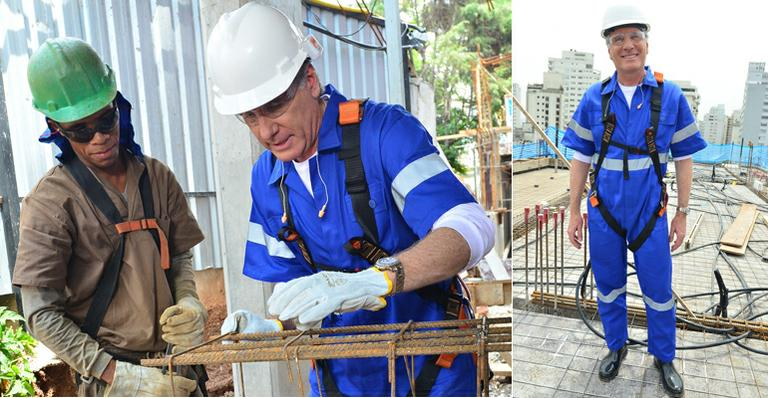
#> input picture analise02.jpg, 768 x 398 px, given in place of the camera
$ python TrocarCorImagem.py
#> lines starting #> are read from the running program, lines starting #| are printed output that depends on the picture; after the words box and inside, x2 and y2 are one past the last pixel; in counts of white or black regions, pixels touching at a corner belong together
import cv2
import numpy as np

camera = cv2.VideoCapture(0)

while True:
    ret, frame = camera.read()
#> frame is the input picture: shape (398, 768, 3); mean B, G, R 158.7, 149.4, 144.6
    frame = cv2.flip(frame, 1)
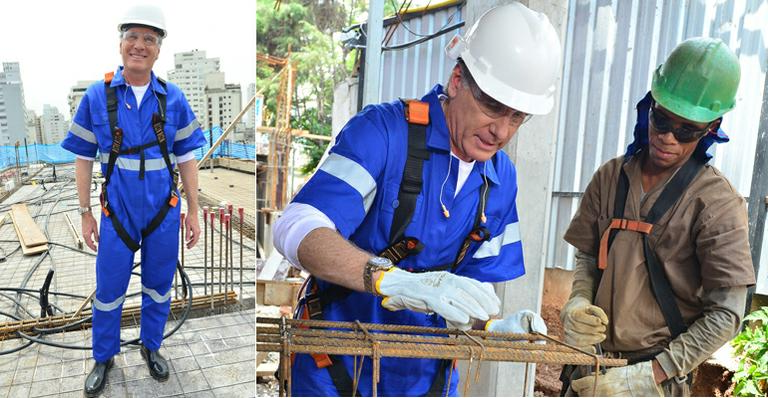
#> frame: shape (398, 768, 3); mean B, G, R 158.7, 149.4, 144.6
    hsv_frame = cv2.cvtColor(frame, cv2.COLOR_BGR2HSV)
#> hsv_frame: shape (398, 768, 3); mean H, S, V 64.3, 72.5, 174.4

    amareloLower = np.array([23, 59, 119])
    amareloUpper = np.array([54, 255, 255])
    mascara = cv2.inRange(hsv_frame, amareloLower, amareloUpper)
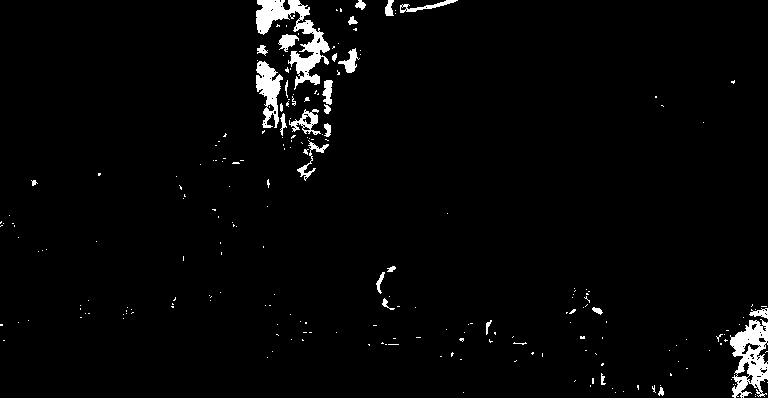
#> mascara: shape (398, 768); 2.6% white; 228 white regions (200 under 20 px), largest, box (x1, y1, x2, y2) and area: (256, 0, 330, 90) 2161, (730, 319, 768, 398) 1724, (256, 61, 283, 128) 950
    res = cv2.bitwise_not(frame, frame, mask=mascara)
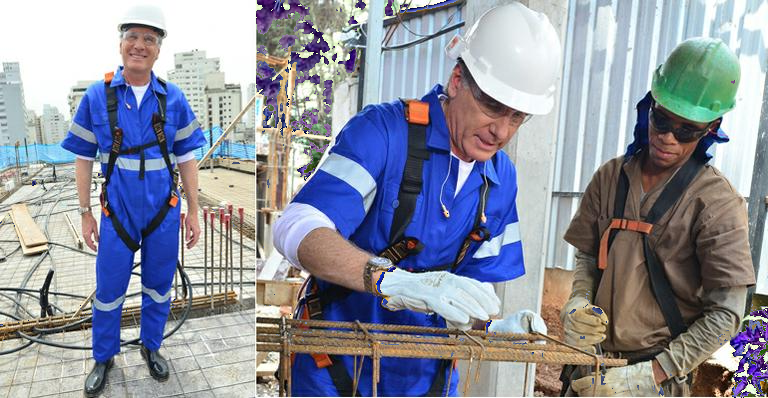
#> res: shape (398, 768, 3); mean B, G, R 159, 146.3, 142.4
    rest = cv2.bitwise_and(frame, frame, mask=mascara)
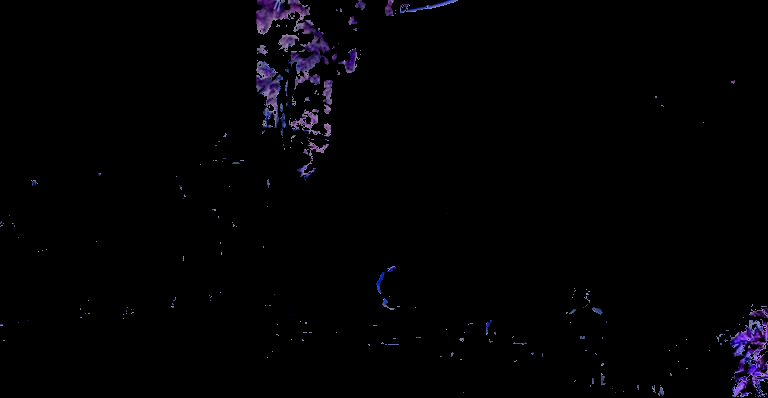
#> rest: shape (398, 768, 3); mean B, G, R 3.5, 1.7, 2.2
    res[mascara > 0] = (0, 0, 255)
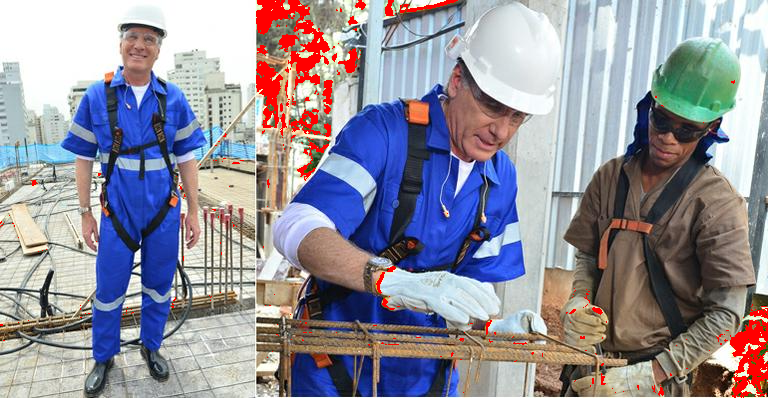
#> res: shape (398, 768, 3); 2.59% of pixels changed, all inside (x1, y1, x2, y2) = (0, 0, 768, 398)

    if ret:
        cv2.imshow("Camera", frame)
        key = cv2.waitKey(1)
#> (key Esc is pressed here)
        if key == 27:
            break

cv2.destroyAllWindows()
camera.release()

$ run again, on analise03.jpg
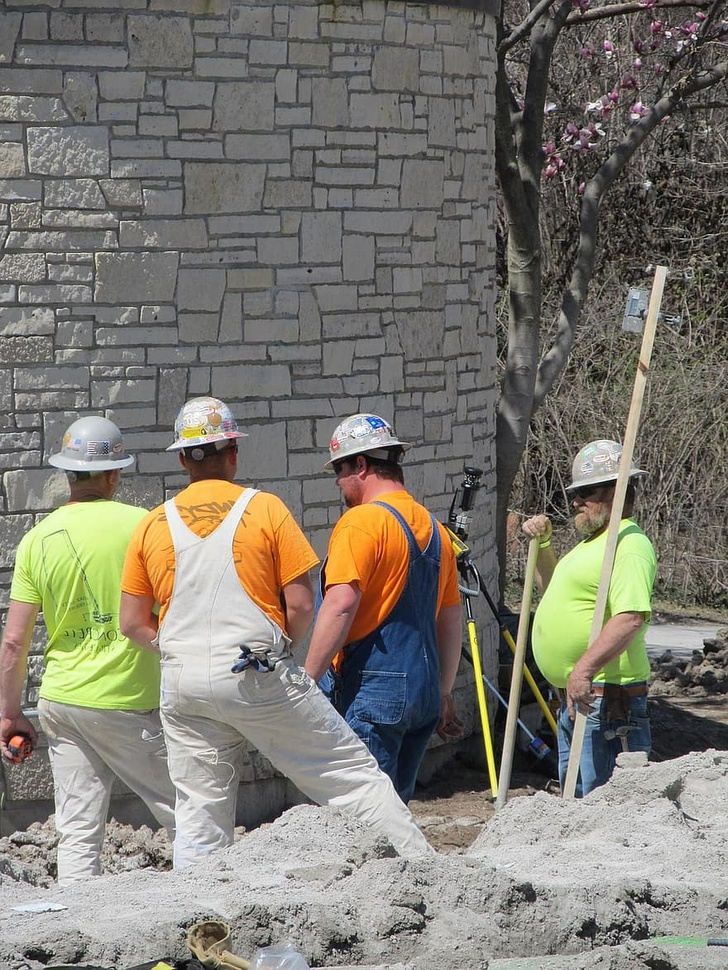
#> input picture analise03.jpg, 728 x 970 px, shrunk from 880 x 1173 before the run, given in place of the camera
#> frame is the input picture: shape (970, 728, 3); mean B, G, R 112.2, 121.5, 124.8
#> hsv_frame: shape (970, 728, 3); mean H, S, V 47.4, 34.2, 128.5
#> `mascara = cv2.inRange(hsv_frame, amareloLower, amareloUpper)`:
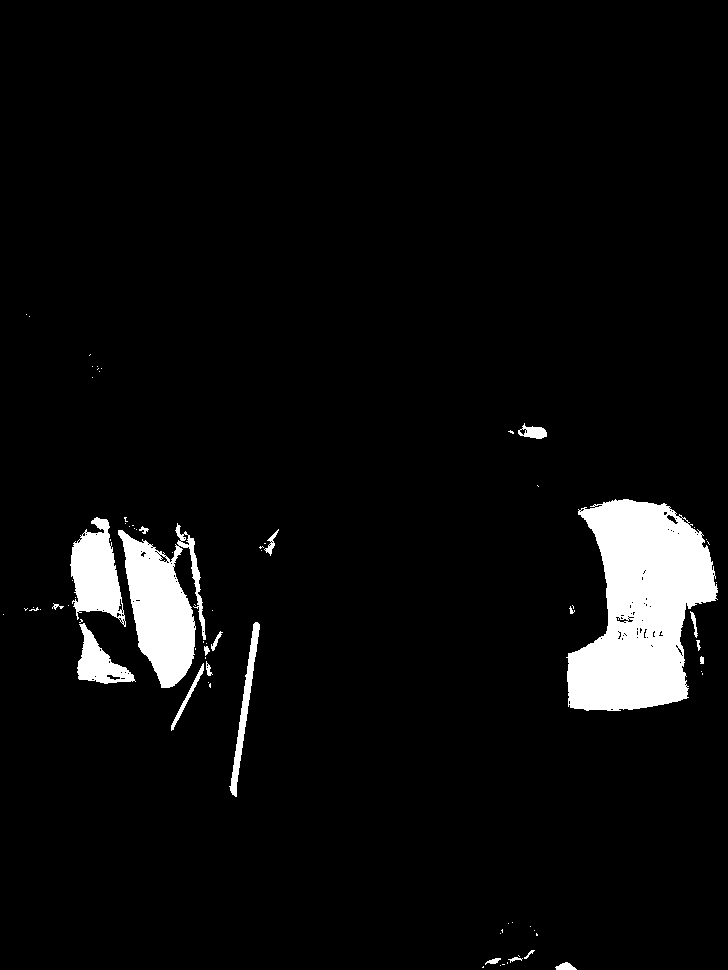
#> mascara: shape (970, 728); 5.1% white; 79 white regions (58 under 20 px), largest, box (x1, y1, x2, y2) and area: (566, 499, 718, 711) 20912, (118, 523, 206, 688) 7652, (70, 517, 126, 627) 3597
#> `res[mascara > 0] = (0, 0, 255)`:
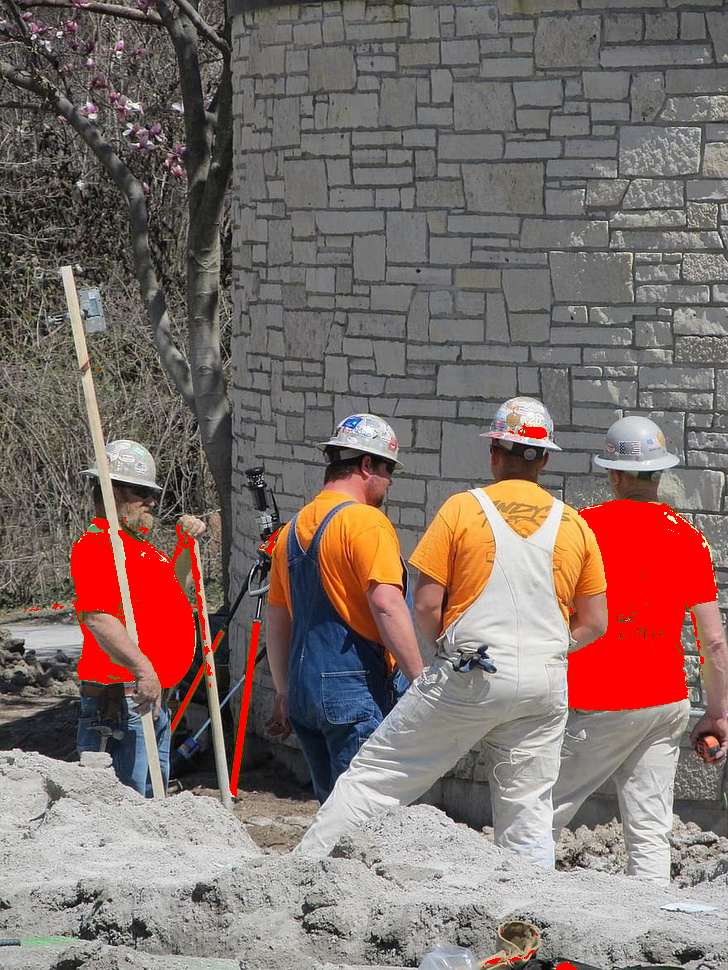
#> res: shape (970, 728, 3); mean B, G, R 106, 110.6, 128.4
